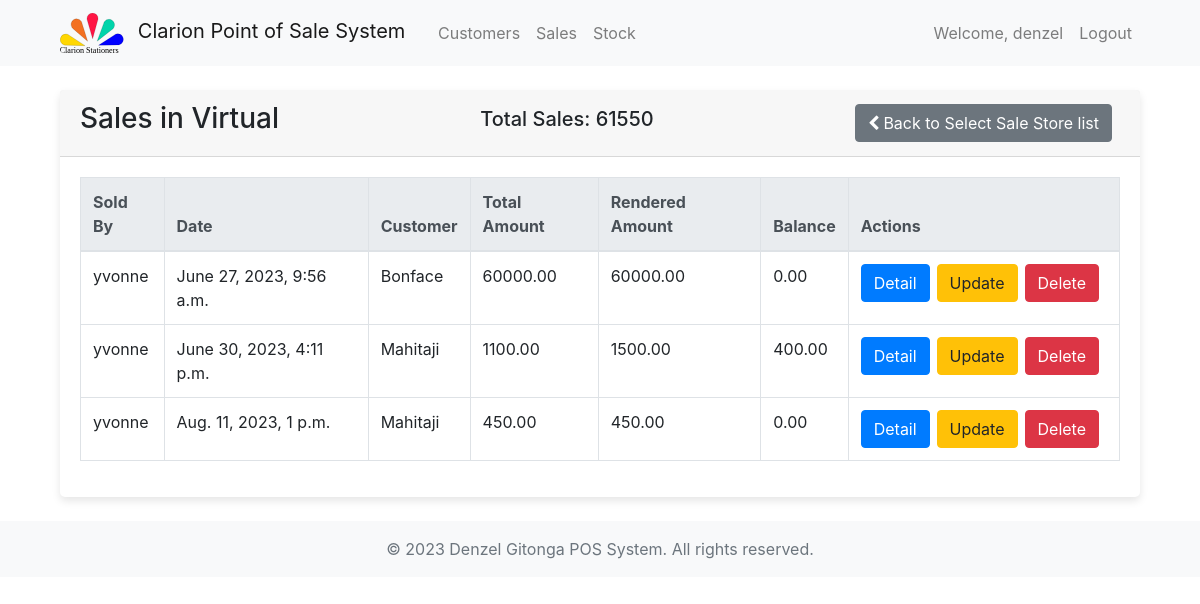
/admin-dashboard/sales/1/ (signed in), run on an earlier commit of the app's database.
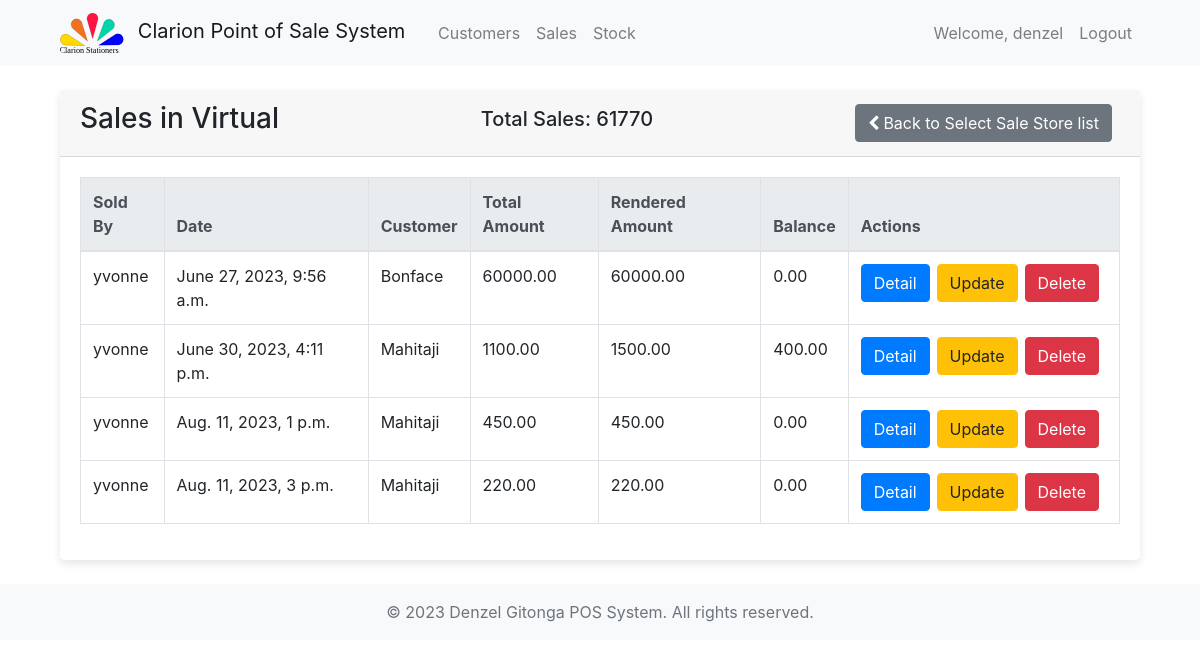
And on a later commit of the database.
### sales/models.py (models this page shows, shortened)
class Sale(models.Model):
    sold_by = models.ForeignKey(settings.AUTH_USER_MODEL, on_delete=models.CASCADE, editable=False)
    date = models.DateTimeField(auto_now_add=True)
    total_amount = models.DecimalField(max_digits=10, decimal_places=2)
    rendered_amount = models.DecimalField(default=0, max_digits=10, decimal_places=2)
    balance = models.DecimalField(default=0, max_digits=10, decimal_places=2)
    customer = models.ForeignKey(Customer, on_delete=models.CASCADE)

### accounts/models.py (models this page shows, shortened)
class User(AbstractBaseUser, PermissionsMixin):
    username = models.CharField(max_length=255, unique=True)
    email = models.EmailField(max_length=255, unique=True)
    store = models.ForeignKey(Store, on_delete=models.CASCADE, related_name='stores', null=True, blank=True)
    phone_number = models.CharField(max_length=20, blank=True, null=True)
    full_name = models.CharField(max_length=255, blank=True, null=True)
    is_staff = models.BooleanField(default=False)
    is_active = models.BooleanField(default=True)
    groups = models.ManyToManyField(
        'auth.Group',
        blank=True,
        related_name='myuser_set',
        related_query_name='user',
    )
    user_permissions = models.ManyToManyField(
        'auth.Permission',
        blank=True,
        related_name='myuser_set',
        related_query_name='user',
    )
    objects = UserManager()
    USERNAME_FIELD = 'username'
    REQUIRED_FIELDS = ['email']

### inventory/models.py (models this page shows)
class Customer(models.Model):
    name = models.CharField(max_length=255)
    email = models.EmailField()
    phone_number = models.CharField(max_length=20)
    address = models.CharField(max_length=255)
    def __str__(self):
        return self.name

### admin_dashboard/views.py (the view)
# urls.py: path('sales/<int:id>/', views.sales_list, name='sales_list'), # view sales in the selected store
@staff_member_required(login_url='accounts:login')
def sales_list(request, id):
    store = get_object_or_404(Store, id=id)  # Retrieve the store based on the provided ID
    sales = Sale.objects.filter(sold_by__store=store)
    total_sale = sales.aggregate(total_amount=Sum('total_amount'))['total_amount']
    context = {
        'store': store,
        'sales': sales,
        'total_sale': total_sale,
    }
    return render(request, 'admin/sales/sales_list.html', context)

### templates/admin/sales/sales_list.html (shortened to what this page needs)
{% extends 'common/base.html' %}
{% block content %}
<div class="container">
  <div class="card">
    <div class="card-header">
      <div class="d-flex justify-content-between align-items-center">
        <h3>Sales in {{ store.name }}</h3>
        <h5>Total Sales: {{ total_sale }}</h5>
        <div>
          <a class="btn btn-secondary rounded mr-2" href="{% url 'admin_dashboard:select_sale_store' %}">
            <i class="fa fa-chevron-left mr-1"></i>Back to Select Sale Store list
          </a>
        </div>
      </div>
    </div>
    <div class="card-body">
      <div class="table-responsive">
        <table class="table table-bordered">
          <thead class="thead-light">
            <tr>
                <th>Sold By</th>
                <th>Date</th>
                <th>Customer</th>
                <th>Total Amount</th>
                <th>Rendered Amount</th>
                <th>Balance</th>
                <th>Actions</th>
            </tr>
          </thead>
          <tbody>
            {% for sale in sales %}
            <tr>
              <td>{{ sale.sold_by.username }}</td>
              <td>{{ sale.date }}</td>
              <td>{{ sale.customer }}</td>
              <td>{{ sale.total_amount }}</td>
              <td>{{ sale.rendered_amount }}</td>
              <td>{{ sale.balance }}</td>
              <td>
                <div class="btn-group">
                  <a class="btn btn-primary mr-2 rounded" href="{% url 'admin_dashboard:sale_detail' store.id sale.id %}">Detail</a>
                   <a class="btn btn-warning mr-2 rounded" href="{% url 'admin_dashboard:sale_update' store.id sale.id %}">Update</a>
                   <a class="btn btn-danger mr-2 rounded" href="{% url 'admin_dashboard:sale_delete' store.id sale.id %}">Delete</a>
                </div>
              </td>
            </tr>
            {% endfor %}
          </tbody>
        </table>
      </div>
    </div>
  </div>
</div>
{% endblock %}

What changed in the data, as far as the page shows it:
added Sale: sold_by.username "yvonne", date "Aug. 11, 2023, 3 p.m.", customer "Mahitaji", total_amount "220.00", rendered_amount "220.00", balance "0.00"
Also different on the page:
{{ total_sale }}: "61550" → "61770"
